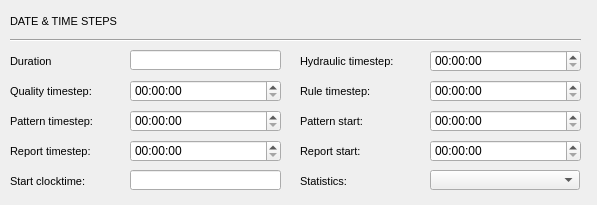
<?xml version="1.0" encoding="UTF-8"?>
<ui version="4.0">
 <class>Dialog</class>
 <widget class="QDialog" name="Dialog">
  <property name="geometry">
   <rect>
    <x>0</x>
    <y>0</y>
    <width>597</width>
    <height>205</height>
   </rect>
  </property>
  <property name="windowTitle">
   <string>Dialog</string>
  </property>
  <widget class="QLabel" name="label_quality_timestep">
   <property name="geometry">
    <rect>
     <x>10</x>
     <y>80</y>
     <width>121</width>
     <height>22</height>
    </rect>
   </property>
   <property name="font">
    <font>
     <pointsize>8</pointsize>
     <italic>false</italic>
    </font>
   </property>
   <property name="frameShape">
    <enum>QFrame::NoFrame</enum>
   </property>
   <property name="frameShadow">
    <enum>QFrame::Plain</enum>
   </property>
   <property name="text">
    <string>Quality timestep:</string>
   </property>
   <property name="textFormat">
    <enum>Qt::AutoText</enum>
   </property>
   <property name="scaledContents">
    <bool>false</bool>
   </property>
   <property name="alignment">
    <set>Qt::AlignLeading|Qt::AlignLeft|Qt::AlignVCenter</set>
   </property>
   <property name="margin">
    <number>3</number>
   </property>
  </widget>
  <widget class="QLabel" name="label_duration">
   <property name="geometry">
    <rect>
     <x>10</x>
     <y>50</y>
     <width>61</width>
     <height>22</height>
    </rect>
   </property>
   <property name="font">
    <font>
     <pointsize>8</pointsize>
     <italic>false</italic>
    </font>
   </property>
   <property name="frameShape">
    <enum>QFrame::NoFrame</enum>
   </property>
   <property name="frameShadow">
    <enum>QFrame::Plain</enum>
   </property>
   <property name="text">
    <string>Duration</string>
   </property>
   <property name="textFormat">
    <enum>Qt::AutoText</enum>
   </property>
   <property name="scaledContents">
    <bool>false</bool>
   </property>
   <property name="alignment">
    <set>Qt::AlignLeading|Qt::AlignLeft|Qt::AlignVCenter</set>
   </property>
   <property name="margin">
    <number>3</number>
   </property>
  </widget>
  <widget class="QLabel" name="label_date_time_steps">
   <property name="geometry">
    <rect>
     <x>10</x>
     <y>10</y>
     <width>111</width>
     <height>22</height>
    </rect>
   </property>
   <property name="font">
    <font>
     <pointsize>8</pointsize>
     <italic>false</italic>
    </font>
   </property>
   <property name="frameShape">
    <enum>QFrame::NoFrame</enum>
   </property>
   <property name="frameShadow">
    <enum>QFrame::Plain</enum>
   </property>
   <property name="text">
    <string>DATE &amp; TIME STEPS</string>
   </property>
   <property name="textFormat">
    <enum>Qt::AutoText</enum>
   </property>
   <property name="scaledContents">
    <bool>false</bool>
   </property>
   <property name="alignment">
    <set>Qt::AlignLeading|Qt::AlignLeft|Qt::AlignVCenter</set>
   </property>
   <property name="margin">
    <number>3</number>
   </property>
  </widget>
  <widget class="Line" name="line">
   <property name="geometry">
    <rect>
     <x>10</x>
     <y>30</y>
     <width>571</width>
     <height>20</height>
    </rect>
   </property>
   <property name="orientation">
    <enum>Qt::Horizontal</enum>
   </property>
  </widget>
  <widget class="QLabel" name="label_report_timestep">
   <property name="geometry">
    <rect>
     <x>10</x>
     <y>140</y>
     <width>91</width>
     <height>22</height>
    </rect>
   </property>
   <property name="font">
    <font>
     <pointsize>8</pointsize>
     <italic>false</italic>
    </font>
   </property>
   <property name="frameShape">
    <enum>QFrame::NoFrame</enum>
   </property>
   <property name="frameShadow">
    <enum>QFrame::Plain</enum>
   </property>
   <property name="text">
    <string>Report timestep:</string>
   </property>
   <property name="textFormat">
    <enum>Qt::AutoText</enum>
   </property>
   <property name="scaledContents">
    <bool>false</bool>
   </property>
   <property name="alignment">
    <set>Qt::AlignLeading|Qt::AlignLeft|Qt::AlignVCenter</set>
   </property>
   <property name="margin">
    <number>3</number>
   </property>
  </widget>
  <widget class="QLabel" name="label_pattern_timestep">
   <property name="geometry">
    <rect>
     <x>10</x>
     <y>110</y>
     <width>101</width>
     <height>22</height>
    </rect>
   </property>
   <property name="font">
    <font>
     <pointsize>8</pointsize>
     <italic>false</italic>
    </font>
   </property>
   <property name="frameShape">
    <enum>QFrame::NoFrame</enum>
   </property>
   <property name="frameShadow">
    <enum>QFrame::Plain</enum>
   </property>
   <property name="text">
    <string>Pattern timestep:</string>
   </property>
   <property name="textFormat">
    <enum>Qt::AutoText</enum>
   </property>
   <property name="scaledContents">
    <bool>false</bool>
   </property>
   <property name="alignment">
    <set>Qt::AlignLeading|Qt::AlignLeft|Qt::AlignVCenter</set>
   </property>
   <property name="margin">
    <number>3</number>
   </property>
  </widget>
  <widget class="QLabel" name="label_report_start">
   <property name="geometry">
    <rect>
     <x>300</x>
     <y>140</y>
     <width>81</width>
     <height>22</height>
    </rect>
   </property>
   <property name="font">
    <font>
     <pointsize>8</pointsize>
     <italic>false</italic>
    </font>
   </property>
   <property name="frameShape">
    <enum>QFrame::NoFrame</enum>
   </property>
   <property name="frameShadow">
    <enum>QFrame::Plain</enum>
   </property>
   <property name="text">
    <string>Report start:</string>
   </property>
   <property name="textFormat">
    <enum>Qt::AutoText</enum>
   </property>
   <property name="scaledContents">
    <bool>false</bool>
   </property>
   <property name="alignment">
    <set>Qt::AlignLeading|Qt::AlignLeft|Qt::AlignVCenter</set>
   </property>
   <property name="margin">
    <number>3</number>
   </property>
  </widget>
  <widget class="QLabel" name="label_rule_timestep">
   <property name="geometry">
    <rect>
     <x>300</x>
     <y>80</y>
     <width>91</width>
     <height>22</height>
    </rect>
   </property>
   <property name="font">
    <font>
     <pointsize>8</pointsize>
     <italic>false</italic>
    </font>
   </property>
   <property name="frameShape">
    <enum>QFrame::NoFrame</enum>
   </property>
   <property name="frameShadow">
    <enum>QFrame::Plain</enum>
   </property>
   <property name="text">
    <string>Rule timestep:</string>
   </property>
   <property name="textFormat">
    <enum>Qt::AutoText</enum>
   </property>
   <property name="scaledContents">
    <bool>false</bool>
   </property>
   <property name="alignment">
    <set>Qt::AlignLeading|Qt::AlignLeft|Qt::AlignVCenter</set>
   </property>
   <property name="margin">
    <number>3</number>
   </property>
  </widget>
  <widget class="QLabel" name="label_hydraulic_timestep">
   <property name="geometry">
    <rect>
     <x>300</x>
     <y>50</y>
     <width>111</width>
     <height>22</height>
    </rect>
   </property>
   <property name="font">
    <font>
     <pointsize>8</pointsize>
     <italic>false</italic>
    </font>
   </property>
   <property name="frameShape">
    <enum>QFrame::NoFrame</enum>
   </property>
   <property name="frameShadow">
    <enum>QFrame::Plain</enum>
   </property>
   <property name="text">
    <string>Hydraulic timestep:</string>
   </property>
   <property name="textFormat">
    <enum>Qt::AutoText</enum>
   </property>
   <property name="scaledContents">
    <bool>false</bool>
   </property>
   <property name="alignment">
    <set>Qt::AlignLeading|Qt::AlignLeft|Qt::AlignVCenter</set>
   </property>
   <property name="margin">
    <number>3</number>
   </property>
  </widget>
  <widget class="QLabel" name="label_statistic">
   <property name="geometry">
    <rect>
     <x>300</x>
     <y>170</y>
     <width>81</width>
     <height>22</height>
    </rect>
   </property>
   <property name="font">
    <font>
     <pointsize>8</pointsize>
     <italic>false</italic>
    </font>
   </property>
   <property name="frameShape">
    <enum>QFrame::NoFrame</enum>
   </property>
   <property name="frameShadow">
    <enum>QFrame::Plain</enum>
   </property>
   <property name="text">
    <string>Statistics:</string>
   </property>
   <property name="textFormat">
    <enum>Qt::AutoText</enum>
   </property>
   <property name="scaledContents">
    <bool>false</bool>
   </property>
   <property name="alignment">
    <set>Qt::AlignLeading|Qt::AlignLeft|Qt::AlignVCenter</set>
   </property>
   <property name="margin">
    <number>3</number>
   </property>
  </widget>
  <widget class="QLabel" name="label_pattern_start">
   <property name="geometry">
    <rect>
     <x>300</x>
     <y>110</y>
     <width>111</width>
     <height>22</height>
    </rect>
   </property>
   <property name="font">
    <font>
     <pointsize>8</pointsize>
     <italic>false</italic>
    </font>
   </property>
   <property name="frameShape">
    <enum>QFrame::NoFrame</enum>
   </property>
   <property name="frameShadow">
    <enum>QFrame::Plain</enum>
   </property>
   <property name="text">
    <string>Pattern start:</string>
   </property>
   <property name="textFormat">
    <enum>Qt::AutoText</enum>
   </property>
   <property name="scaledContents">
    <bool>false</bool>
   </property>
   <property name="alignment">
    <set>Qt::AlignLeading|Qt::AlignLeft|Qt::AlignVCenter</set>
   </property>
   <property name="margin">
    <number>3</number>
   </property>
  </widget>
  <widget class="QLabel" name="label_start_clocktime">
   <property name="geometry">
    <rect>
     <x>10</x>
     <y>170</y>
     <width>101</width>
     <height>22</height>
    </rect>
   </property>
   <property name="font">
    <font>
     <pointsize>8</pointsize>
     <italic>false</italic>
    </font>
   </property>
   <property name="frameShape">
    <enum>QFrame::NoFrame</enum>
   </property>
   <property name="frameShadow">
    <enum>QFrame::Plain</enum>
   </property>
   <property name="text">
    <string>Start clocktime:</string>
   </property>
   <property name="textFormat">
    <enum>Qt::AutoText</enum>
   </property>
   <property name="scaledContents">
    <bool>false</bool>
   </property>
   <property name="alignment">
    <set>Qt::AlignLeading|Qt::AlignLeft|Qt::AlignVCenter</set>
   </property>
   <property name="margin">
    <number>3</number>
   </property>
  </widget>
  <widget class="QTimeEdit" name="quality_timestep">
   <property name="geometry">
    <rect>
     <x>130</x>
     <y>80</y>
     <width>151</width>
     <height>22</height>
    </rect>
   </property>
  </widget>
  <widget class="QTimeEdit" name="report_timestep">
   <property name="geometry">
    <rect>
     <x>130</x>
     <y>140</y>
     <width>151</width>
     <height>22</height>
    </rect>
   </property>
  </widget>
  <widget class="QTimeEdit" name="hydraulic_timestep">
   <property name="geometry">
    <rect>
     <x>430</x>
     <y>50</y>
     <width>151</width>
     <height>22</height>
    </rect>
   </property>
  </widget>
  <widget class="QTimeEdit" name="rule_timestep">
   <property name="geometry">
    <rect>
     <x>430</x>
     <y>80</y>
     <width>151</width>
     <height>22</height>
    </rect>
   </property>
  </widget>
  <widget class="QTimeEdit" name="pattern_start">
   <property name="geometry">
    <rect>
     <x>430</x>
     <y>110</y>
     <width>151</width>
     <height>22</height>
    </rect>
   </property>
  </widget>
  <widget class="QLineEdit" name="duration">
   <property name="geometry">
    <rect>
     <x>130</x>
     <y>50</y>
     <width>151</width>
     <height>20</height>
    </rect>
   </property>
   <property name="font">
    <font>
     <italic>true</italic>
    </font>
   </property>
   <property name="text">
    <string/>
   </property>
  </widget>
  <widget class="QTimeEdit" name="pattern_timestep">
   <property name="geometry">
    <rect>
     <x>130</x>
     <y>110</y>
     <width>151</width>
     <height>22</height>
    </rect>
   </property>
  </widget>
  <widget class="QLineEdit" name="start_clocktime">
   <property name="geometry">
    <rect>
     <x>130</x>
     <y>170</y>
     <width>151</width>
     <height>20</height>
    </rect>
   </property>
   <property name="font">
    <font>
     <italic>true</italic>
    </font>
   </property>
   <property name="text">
    <string/>
   </property>
  </widget>
  <widget class="QTimeEdit" name="report_start">
   <property name="geometry">
    <rect>
     <x>430</x>
     <y>140</y>
     <width>151</width>
     <height>22</height>
    </rect>
   </property>
  </widget>
  <widget class="QComboBox" name="statistic">
   <property name="geometry">
    <rect>
     <x>430</x>
     <y>170</y>
     <width>150</width>
     <height>20</height>
    </rect>
   </property>
  </widget>
 </widget>
 <tabstops>
  <tabstop>duration</tabstop>
  <tabstop>quality_timestep</tabstop>
  <tabstop>pattern_timestep</tabstop>
  <tabstop>report_timestep</tabstop>
  <tabstop>start_clocktime</tabstop>
  <tabstop>hydraulic_timestep</tabstop>
  <tabstop>rule_timestep</tabstop>
  <tabstop>pattern_start</tabstop>
  <tabstop>report_start</tabstop>
  <tabstop>statistic</tabstop>
 </tabstops>
 <resources/>
 <connections/>
</ui>
